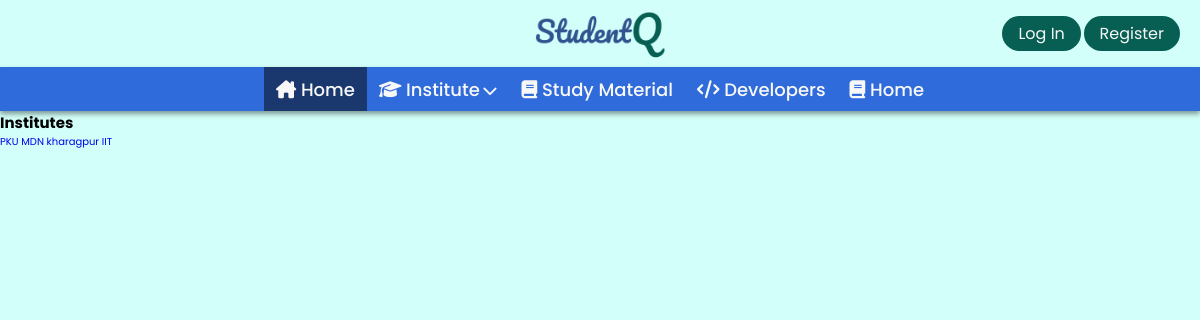
Page /institute/ on the earlier database version.
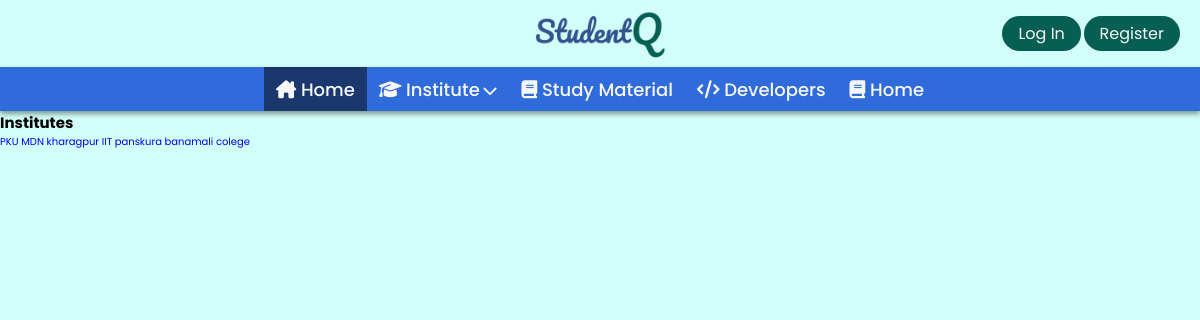
Same page on the later database version.
### Base/models.py (models this page shows, shortened)
class Institute(models.Model):
    name = models.CharField(max_length=200)

### Base/views.py (the view)
# urls.py: path('institute/',views.Institutes, name='institute'),
def Institutes(request):
    all_institutes = Institute.objects.all()
    context ={}
    context["all_institutes"] = all_institutes
    return render(request, "institute.html", context)

### Base/templates/institute.html
{% extends "main.html" %}
{% block body %}
<h2>Institutes</h2>
{% for instut in all_institutes %}
<a href="{% url 'notices' instut.id  %}">{{instut.name}}</a>
{% endfor %}
{% endblock body %}

Differences in the rows shown:
added Institute: name "panskura banamali colege"
